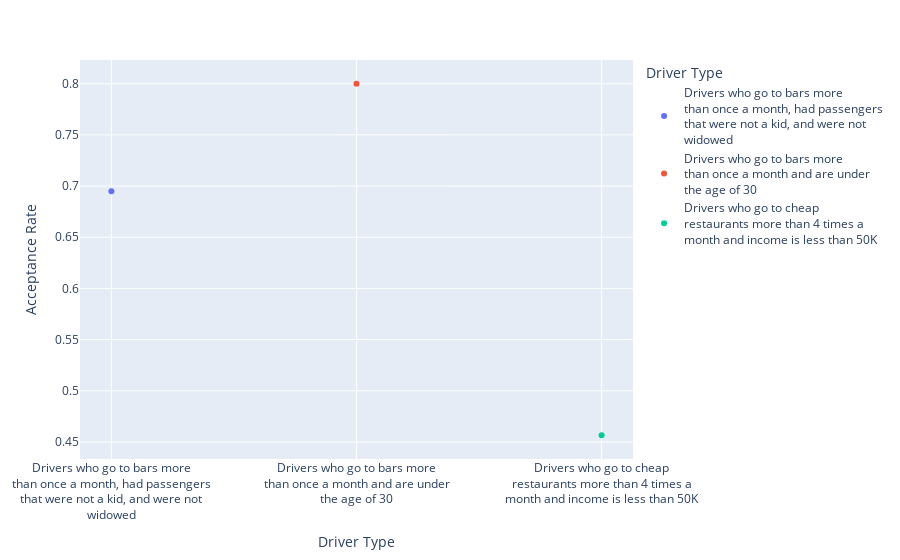

Notebook code cell kept with this figure:
### Code cell
# Scatter plot to visualize comparison

results = pd.DataFrame(
    [ 
        ('Drivers who go to bars more<br>than once a month, had passengers<br>that were not a kid, and were not<br>widowed', 'Bar in @frequent_visitor and passenger in @non_kid_passenger and maritalStatus != "Widowed"'),
        ('Drivers who go to bars more<br>than once a month and are under<br>the age of 30', 'Bar in @frequent_visitor and age in @under_30'),
        ('Drivers who go to cheap<br>restaurants more than 4 times a<br>month and income is less than 50K', 'RestaurantLessThan20 in @frequent_visitor and income in @income_lt_50k'),
    ],
    columns=['Driver Type', 'query'],
)
results['Acceptance Rate'] = results['query'].apply(lambda q: bar_coupons.query(q)['Y'].sum() / bar_coupons.query(q).shape[0])
results

px.scatter(results, x='Driver Type', y='Acceptance Rate', color='Driver Type')

### Figure 1 — Plotly figure (JSON) as saved in the notebook; plotly's stock layout.template omitted (floating-point values rounded to 4 significant figures)
{"data": [{"hovertemplate": "Driver Type=%{x}<br>Acceptance Rate=%{y}<extra></extra>", "legendgroup": "Drivers who go to bars more<br>than once a month, had passengers<br>that were not a kid, and were not<br>widowed", "marker": {"color": "#636efa", "symbol": "circle"}, "mode": "markers", "name": "Drivers who go to bars more<br>than once a month, had passengers<br>that were not a kid, and were not<br>widowed", "orientation": "v", "showlegend": true, "type": "scatter", "x": ["Drivers who go to bars more<br>than once a month, had passengers<br>that were not a kid, and were not<br>widowed"], "xaxis": "x", "y": [0.6949], "yaxis": "y"}, {"hovertemplate": "Driver Type=%{x}<br>Acceptance Rate=%{y}<extra></extra>", "legendgroup": "Drivers who go to bars more<br>than once a month and are under<br>the age of 30", "marker": {"color": "#EF553B", "symbol": "circle"}, "mode": "markers", "name": "Drivers who go to bars more<br>than once a month and are under<br>the age of 30", "orientation": "v", "showlegend": true, "type": "scatter", "x": ["Drivers who go to bars more<br>than once a month and are under<br>the age of 30"], "xaxis": "x", "y": [0.8], "yaxis": "y"}, {"hovertemplate": "Driver Type=%{x}<br>Acceptance Rate=%{y}<extra></extra>", "legendgroup": "Drivers who go to cheap<br>restaurants more than 4 times a<br>month and income is less than 50K", "marker": {"color": "#00cc96", "symbol": "circle"}, "mode": "markers", "name": "Drivers who go to cheap<br>restaurants more than 4 times a<br>month and income is less than 50K", "orientation": "v", "showlegend": true, "type": "scatter", "x": ["Drivers who go to cheap<br>restaurants more than 4 times a<br>month and income is less than 50K"], "xaxis": "x", "y": [0.4565], "yaxis": "y"}], "layout": {"legend": {"title": {"text": "Driver Type"}, "tracegroupgap": 0}, "margin": {"t": 60}, "xaxis": {"anchor": "y", "categoryarray": ["Drivers who go to bars more<br>than once a month, had passengers<br>that were not a kid, and were not<br>widowed", "Drivers who go to bars more<br>than once a month and are under<br>the age of 30", "Drivers who go to cheap<br>restaurants more than 4 times a<br>month and income is less than 50K"], "categoryorder": "array", "domain": [0, 1], "title": {"text": "Driver Type"}}, "yaxis": {"anchor": "x", "domain": [0, 1], "title": {"text": "Acceptance Rate"}}}}
